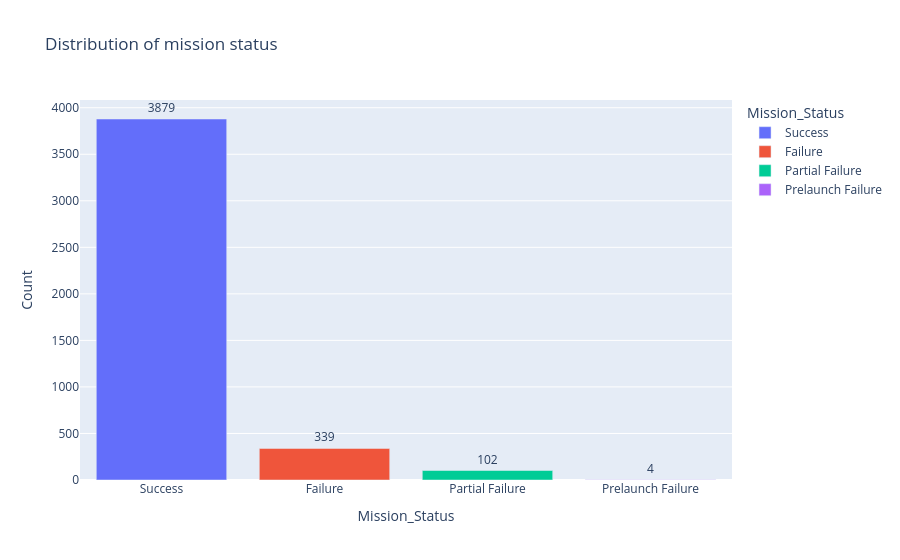

This figure's notebook cell:
### Code cell
fig = px.bar(
    mission_status,
    x='Mission_Status',
    y='Count',
    color='Mission_Status',
    title='Distribution of mission status',
    text='Count',
)
fig.update_traces(textposition='outside')
fig.show()

### Figure 1 — Plotly figure (JSON) as saved in the notebook; plotly's stock layout.template omitted (floating-point values rounded to 4 significant figures)
{"data": [{"hovertemplate": "Mission_Status=%{x}<br>Count=%{text}<extra></extra>", "legendgroup": "Success", "marker": {"color": "#636efa", "pattern": {"shape": ""}}, "name": "Success", "orientation": "v", "showlegend": true, "text": [3879.0], "textposition": "outside", "type": "bar", "x": ["Success"], "xaxis": "x", "y": [3879], "yaxis": "y"}, {"hovertemplate": "Mission_Status=%{x}<br>Count=%{text}<extra></extra>", "legendgroup": "Failure", "marker": {"color": "#EF553B", "pattern": {"shape": ""}}, "name": "Failure", "orientation": "v", "showlegend": true, "text": [339.0], "textposition": "outside", "type": "bar", "x": ["Failure"], "xaxis": "x", "y": [339], "yaxis": "y"}, {"hovertemplate": "Mission_Status=%{x}<br>Count=%{text}<extra></extra>", "legendgroup": "Partial Failure", "marker": {"color": "#00cc96", "pattern": {"shape": ""}}, "name": "Partial Failure", "orientation": "v", "showlegend": true, "text": [102.0], "textposition": "outside", "type": "bar", "x": ["Partial Failure"], "xaxis": "x", "y": [102], "yaxis": "y"}, {"hovertemplate": "Mission_Status=%{x}<br>Count=%{text}<extra></extra>", "legendgroup": "Prelaunch Failure", "marker": {"color": "#ab63fa", "pattern": {"shape": ""}}, "name": "Prelaunch Failure", "orientation": "v", "showlegend": true, "text": [4.0], "textposition": "outside", "type": "bar", "x": ["Prelaunch Failure"], "xaxis": "x", "y": [4], "yaxis": "y"}], "layout": {"barmode": "relative", "legend": {"title": {"text": "Mission_Status"}, "tracegroupgap": 0}, "title": {"text": "Distribution of mission status"}, "xaxis": {"anchor": "y", "categoryarray": ["Success", "Failure", "Partial Failure", "Prelaunch Failure"], "categoryorder": "array", "domain": [0, 1], "title": {"text": "Mission_Status"}}, "yaxis": {"anchor": "x", "domain": [0, 1], "title": {"text": "Count"}}}}
